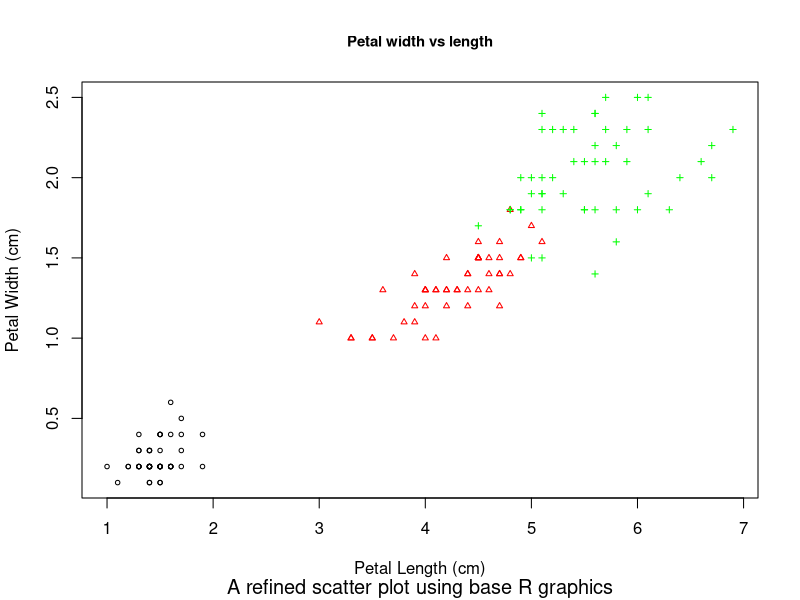
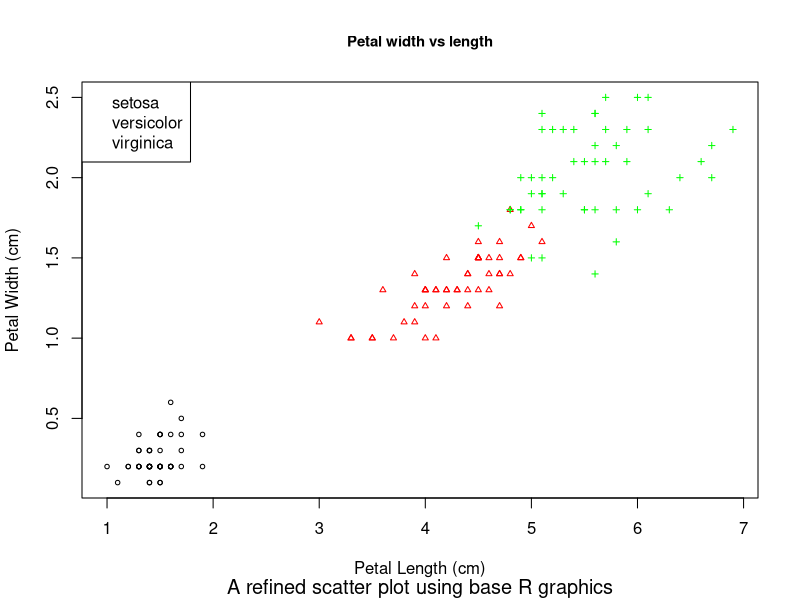
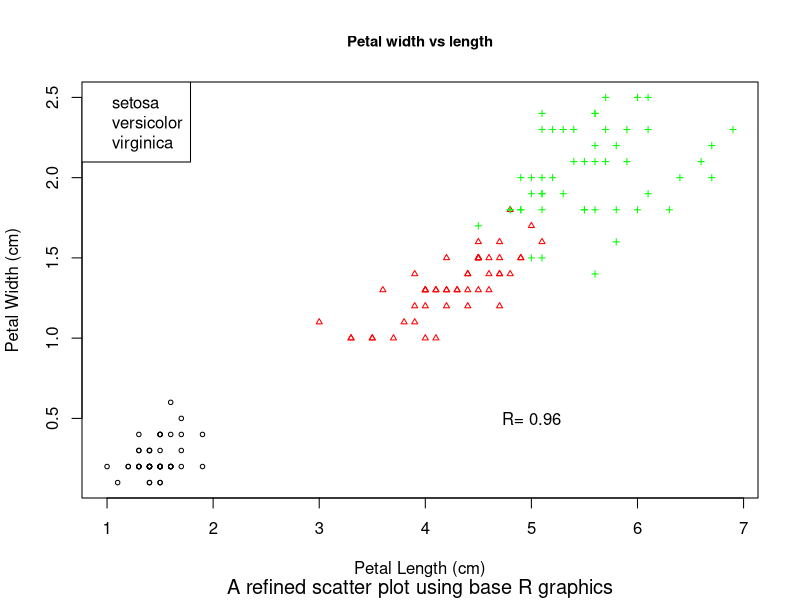
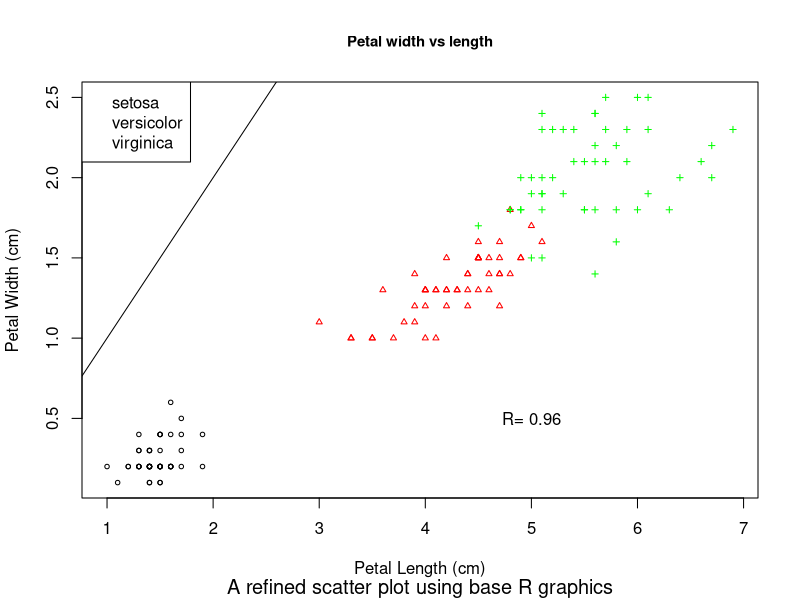

R code for these plots, in order:
## ---- chunk 1
shapes <- c("setosa" = 1, "versicolor" = 2, "virginica" = 3)
## ---- chunk 2
colors <- c("setosa" = "black", "versicolor" = "red", "virginica" = "green")
## ---- chunk 3
plot(iris$Petal.Length, iris$Petal.Width, 
               col = colors[iris$Species], 
               pch = shapes[iris$Species], 
               xlab = "Petal Length (cm)", 
               ylab = "Petal Width (cm)", 
               main = "Petal width vs length",
               sub = "A refined scatter plot using base R graphics",
               cex = 0.6,
               cex.main = 0.9,
               cex.sub = 1.2)
## ---- chunk 4
plot(iris$Petal.Length, iris$Petal.Width, 
               col = colors[iris$Species], 
               pch = shapes[iris$Species], 
               xlab = "Petal Length (cm)", 
               ylab = "Petal Width (cm)", 
               main = "Petal width vs length",
               sub = "A refined scatter plot using base R graphics",
               cex = 0.6,
               cex.main = 0.9,
               cex.sub = 1.2)
legend("topleft", legend=c("setosa", "versicolor", "virginica"), col=c("black","red", "green", pch=12:14))
## ---- chunk 5
plot(iris$Petal.Length, iris$Petal.Width, 
               col = colors[iris$Species], 
               pch = shapes[iris$Species], 
               xlab = "Petal Length (cm)", 
               ylab = "Petal Width (cm)", 
               main = "Petal width vs length",
               sub = "A refined scatter plot using base R graphics",
               cex = 0.6,
               cex.main = 0.9,
               cex.sub = 1.2)
legend("topleft", legend=c("setosa", "versicolor", "virginica"), col=c("black","red", "green", pch=12:14))
text(5,0.5, 'R= 0.96', col='black')
## ---- chunk 6
plot(iris$Petal.Length, iris$Petal.Width, 
               col = colors[iris$Species], 
               pch = shapes[iris$Species], 
               xlab = "Petal Length (cm)", 
               ylab = "Petal Width (cm)", 
               main = "Petal width vs length",
               sub = "A refined scatter plot using base R graphics",
               cex = 0.6,
               cex.main = 0.9,
               cex.sub = 1.2)
legend("topleft", legend=c("setosa", "versicolor", "virginica"), col=c("black","red", "green", pch=12:14))
text(5,0.5, 'R= 0.96', col='black')
abline(a = 0, b = 1) 

# check below
# model <- lm(Petal.Width ~ Petal.Length, data = iris)
# abline(model, col = "black", lwd = 2)
# r2_value <- summary(model)$r.squared
# text(5.5, 0.5, labels = paste("R = ", round(sqrt(r_value), 2)), pos = 4)




